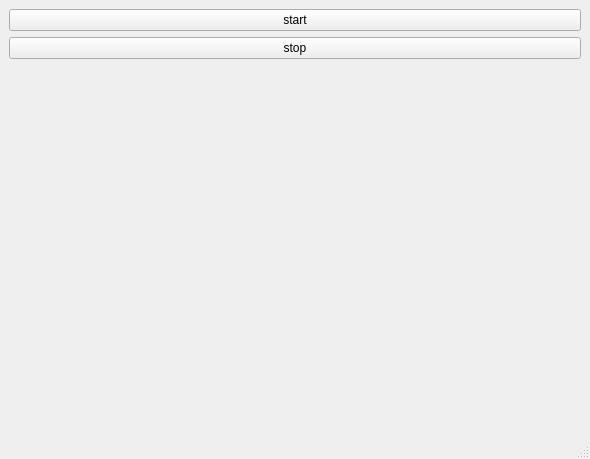
<?xml version="1.0" encoding="UTF-8"?>
<ui version="4.0">
 <class>mainWindow</class>
 <widget class="QMainWindow" name="mainWindow">
  <property name="geometry">
   <rect>
    <x>0</x>
    <y>0</y>
    <width>590</width>
    <height>459</height>
   </rect>
  </property>
  <property name="windowTitle">
   <string>Auto refresh of matplotlib update</string>
  </property>
  <widget class="QWidget" name="centralwidget">
   <layout class="QHBoxLayout" name="horizontalLayout">
    <item>
     <widget class="MatplotlibPlot" name="matplotlibPlot"/>
    </item>
    <item>
     <layout class="QVBoxLayout" name="verticalLayout">
      <item>
       <widget class="QPushButton" name="btnStart">
        <property name="text">
         <string>start</string>
        </property>
       </widget>
      </item>
      <item>
       <widget class="QPushButton" name="btnStop">
        <property name="text">
         <string>stop</string>
        </property>
       </widget>
      </item>
      <item>
       <spacer name="verticalSpacer">
        <property name="orientation">
         <enum>Qt::Vertical</enum>
        </property>
        <property name="sizeHint" stdset="0">
         <size>
          <width>20</width>
          <height>40</height>
         </size>
        </property>
       </spacer>
      </item>
     </layout>
    </item>
   </layout>
  </widget>
  <widget class="QMenuBar" name="menubar">
   <property name="geometry">
    <rect>
     <x>0</x>
     <y>0</y>
     <width>590</width>
     <height>21</height>
    </rect>
   </property>
  </widget>
  <widget class="QStatusBar" name="statusbar"/>
 </widget>
 <customwidgets>
  <customwidget>
   <class>MatplotlibPlot</class>
   <extends>QMainWindow</extends>
   <header>matplotlibplot.h</header>
  </customwidget>
 </customwidgets>
 <resources/>
 <connections/>
</ui>
